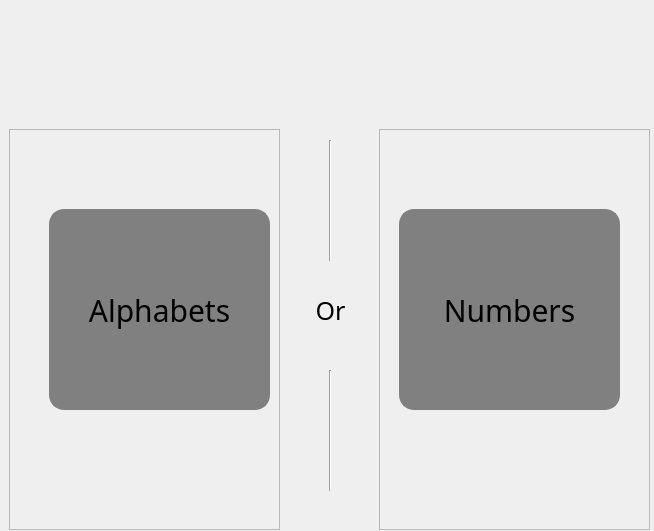
<?xml version="1.0" encoding="UTF-8"?>
<ui version="4.0">
 <class>Dialog</class>
 <widget class="QDialog" name="Dialog">
  <property name="windowModality">
   <enum>Qt::ApplicationModal</enum>
  </property>
  <property name="geometry">
   <rect>
    <x>0</x>
    <y>0</y>
    <width>654</width>
    <height>531</height>
   </rect>
  </property>
  <property name="windowTitle">
   <string>Make a choice</string>
  </property>
  <property name="styleSheet">
   <string notr="true">QPushButton{
background-color: gray;
border: 2px solid gray;
border-radius: 15px;
font-size: 30px;
font-family: Tempus Sans ITC
}

QLabel{
font-size: 25px;
font-family: Tempus Sans ITC
}

QPushButton:hover{
background-color: QLinearGradient( x1: 0, y1: 0, x2: 0, y2: 1, stop: 0 #88d, stop: 0.1 #99e, stop: 0.49 #77c);
}</string>
  </property>
  <widget class="QLabel" name="label">
   <property name="geometry">
    <rect>
     <x>290</x>
     <y>270</y>
     <width>81</width>
     <height>81</height>
    </rect>
   </property>
   <property name="text">
    <string>Or</string>
   </property>
   <property name="alignment">
    <set>Qt::AlignCenter</set>
   </property>
  </widget>
  <widget class="Line" name="line">
   <property name="geometry">
    <rect>
     <x>320</x>
     <y>140</y>
     <width>20</width>
     <height>121</height>
    </rect>
   </property>
   <property name="orientation">
    <enum>Qt::Vertical</enum>
   </property>
  </widget>
  <widget class="Line" name="line_2">
   <property name="geometry">
    <rect>
     <x>320</x>
     <y>370</y>
     <width>20</width>
     <height>121</height>
    </rect>
   </property>
   <property name="orientation">
    <enum>Qt::Vertical</enum>
   </property>
  </widget>
  <widget class="QLabel" name="label_2">
   <property name="geometry">
    <rect>
     <x>30</x>
     <y>20</y>
     <width>591</width>
     <height>101</height>
    </rect>
   </property>
   <property name="minimumSize">
    <size>
     <width>591</width>
     <height>101</height>
    </size>
   </property>
   <property name="text">
    <string/>
   </property>
   <property name="alignment">
    <set>Qt::AlignCenter</set>
   </property>
  </widget>
  <widget class="QFrame" name="frame1">
   <property name="geometry">
    <rect>
     <x>9</x>
     <y>129</y>
     <width>271</width>
     <height>401</height>
    </rect>
   </property>
   <property name="frameShape">
    <enum>QFrame::StyledPanel</enum>
   </property>
   <property name="frameShadow">
    <enum>QFrame::Raised</enum>
   </property>
   <widget class="QPushButton" name="btn_alpha">
    <property name="geometry">
     <rect>
      <x>40</x>
      <y>80</y>
      <width>221</width>
      <height>201</height>
     </rect>
    </property>
    <property name="minimumSize">
     <size>
      <width>221</width>
      <height>201</height>
     </size>
    </property>
    <property name="text">
     <string>Alphabets</string>
    </property>
   </widget>
  </widget>
  <widget class="QFrame" name="frame">
   <property name="geometry">
    <rect>
     <x>379</x>
     <y>129</y>
     <width>271</width>
     <height>401</height>
    </rect>
   </property>
   <property name="frameShape">
    <enum>QFrame::StyledPanel</enum>
   </property>
   <property name="frameShadow">
    <enum>QFrame::Raised</enum>
   </property>
   <widget class="QPushButton" name="btn_number">
    <property name="geometry">
     <rect>
      <x>20</x>
      <y>80</y>
      <width>221</width>
      <height>201</height>
     </rect>
    </property>
    <property name="minimumSize">
     <size>
      <width>221</width>
      <height>201</height>
     </size>
    </property>
    <property name="text">
     <string>Numbers</string>
    </property>
   </widget>
  </widget>
 </widget>
 <resources/>
 <connections/>
</ui>
